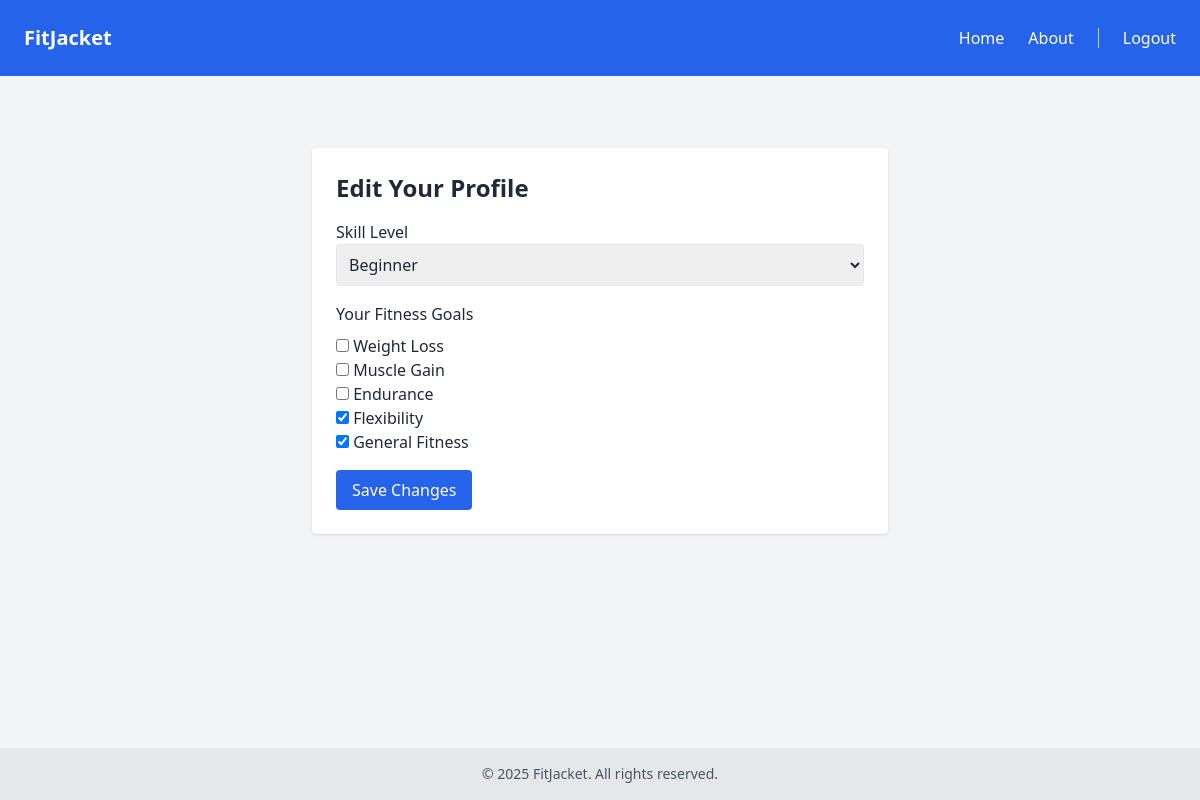
The app's page /edit/ (signed in), older data.
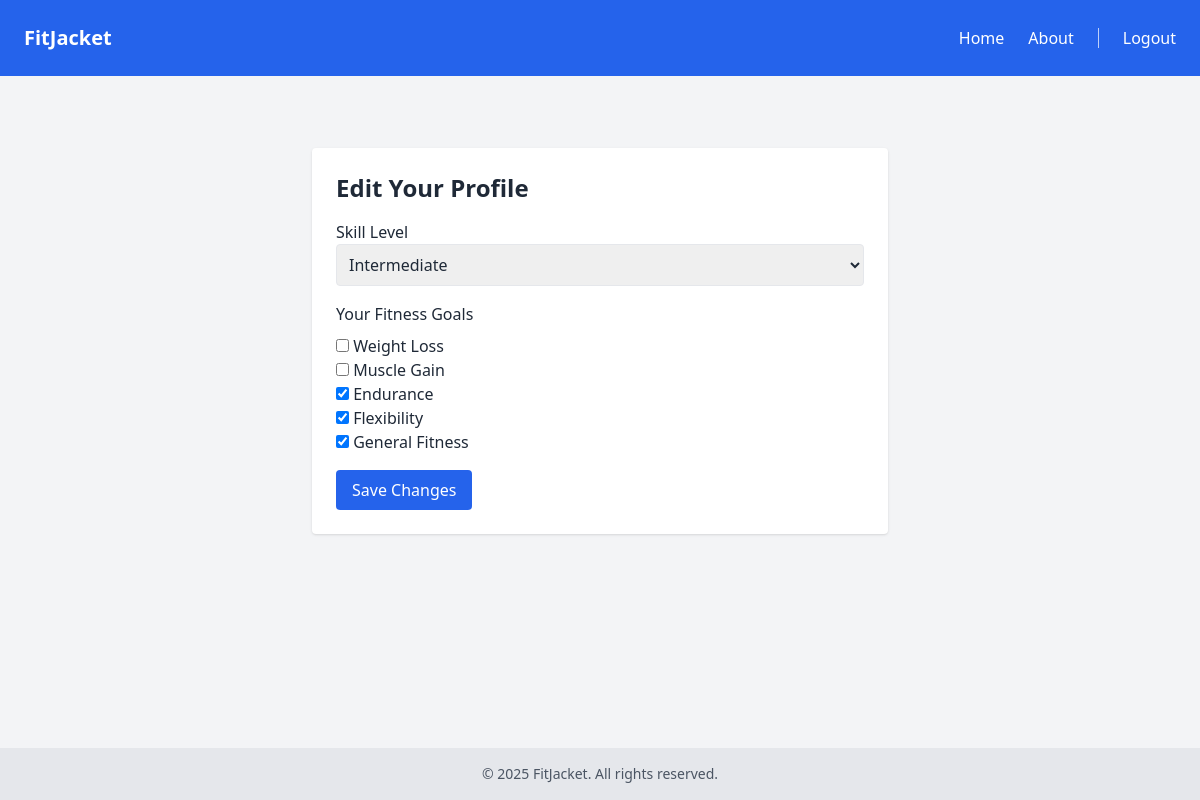
The same page, newer data.
### fitjacket/models.py (models this page shows, shortened)
class UserProfile(models.Model):
    user = models.OneToOneField(User, on_delete=models.CASCADE)
    skill_level = models.CharField(max_length=20)
    goals = models.JSONField()  # Stores goals as a list (e.g. ["weight_loss", "endurance"])

### fitjacket/views.py (the view)
# urls.py: path('edit/', views.edit_profile, name='edit_profile'),
@login_required
def edit_profile(request):
    profile = request.user.userprofile
    if request.method == 'POST':
        p_form = ProfileUpdateForm(request.POST, instance=profile)
        if p_form.is_valid():
            p_form.save()
            return redirect('index')  # or wherever you want to go after saving
    else:
        p_form = ProfileUpdateForm(instance=profile)
    return render(request, 'auth/edit_profile.html', {
        'p_form': p_form,
    })

### fitjacket/forms.py
class ProfileUpdateForm(forms.ModelForm):
    skill_level = forms.ChoiceField(choices=SKILL_LEVEL_CHOICES)
    goals = forms.MultipleChoiceField(
        choices=GOAL_CHOICES,
        widget=forms.CheckboxSelectMultiple)
    class Meta:
        model = UserProfile
        fields = ['skill_level', 'goals']

### fitjacket/templates/auth/edit_profile.html (shortened to what this page needs)
{% extends "base.html" %}
{% load widget_tweaks %}
{% block content %}
<div class="max-w-xl mx-auto bg-white p-6 mt-10 rounded shadow">
  <h2 class="text-2xl font-bold mb-4">Edit Your Profile</h2>
  <form method="POST">
   <div class="mb-4">
    <label class="block font-medium">Skill Level</label>
    {{ p_form.skill_level|add_class:"w-full p-2 border rounded" }}
  </div>
  <div class="mb-4">
    <label class="block font-medium mb-2">Your Fitness Goals</label>
    {{ p_form.goals }}
  </div>
    <button class="bg-blue-600 text-white px-4 py-2 rounded hover:bg-blue-700">Save Changes</button>
  </form>
</div>
{% endblock %}

Row changes from the older to the newer data that the page shows:
changed UserProfile: skill_level "Beginner" → "Intermediate"; goals "☐ ☐ ☐ ☑ ☑" → "☐ ☐ ☑ ☑ ☑"
